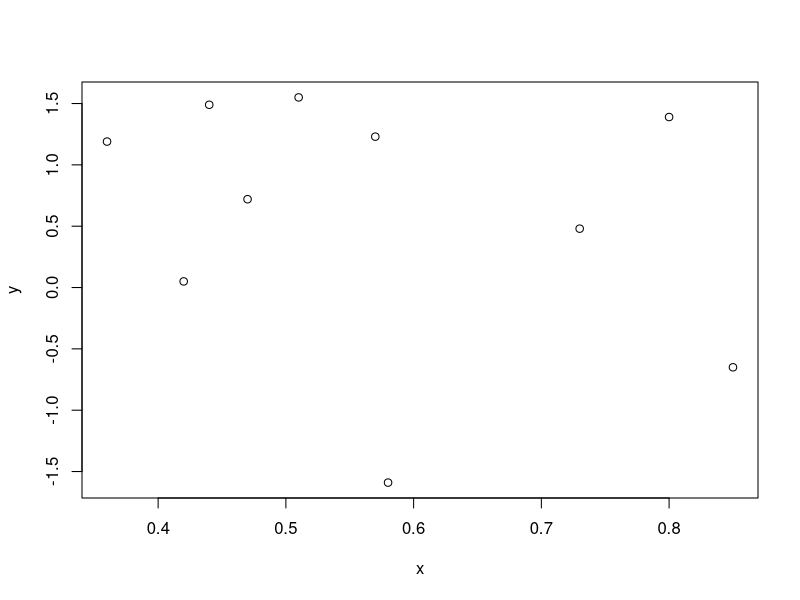

Source code (R):
## ---- chunk 1
x <- c(0.18, -1.54, 0.42, 0.95)
w <- c(2, 1, 3, 1)
min <- sum(x*w)/sum(w)
min
## ---- chunk 2
x <- c(0.8, 0.47, 0.51, 0.73, 0.36, 0.58, 0.57, 0.85, 0.44, 0.42)
y <- c(1.39, 0.72, 1.55, 0.48, 1.19, -1.59, 1.23, -0.65, 1.49, 0.05)
lm(y ~ x - 1)
## ---- chunk 3
data("mtcars")
lm(mpg ~ wt, data = mtcars)
## ---- chunk 4
sx <- 0.5
sy <- 1
cor <- 0.5
cor * sy / sx
## ---- chunk 5
0.4*1.5
## ---- chunk 6
x <- c(8.58, 10.46, 9.01, 9.64, 8.86)
xnorm <- (x-mean(x))/sd(x)
xnorm[1]
## ---- chunk 7
x <- c(0.8, 0.47, 0.51, 0.73, 0.36, 0.58, 0.57, 0.85, 0.44, 0.42) 
y <- c(1.39, 0.72, 1.55, 0.48, 1.19, -1.59, 1.23, -0.65, 1.49, 0.05)
plot(x,y)
lm(y ~ x)
## ---- chunk 8
b1 <- seq(1,10,1)
for(i in length(b1)){
  b1 <- seq(1,1000,100)
  b0 <- 0 - b1 *0
  print(b0)
}
## ---- chunk 9
x <- c(0.8, 0.47, 0.51, 0.73, 0.36, 0.58, 0.57, 0.85, 0.44, 0.42)
mean(x)
## ---- chunk 10
x <- c(0.8, 0.47, 0.51, 0.73, 0.36, 0.58, 0.57, 0.85, 0.44, 0.42)
y <- c(1.39, 0.72, 1.55, 0.48, 1.19, -1.59, 1.23, -0.65, 1.49, 0.05)

beta <- cor(x,y)*sd(y)/sd(x)
alpha <- cor(x,y)*sd(x)/sd(y)
beta/alpha

var(y)/var(x)
